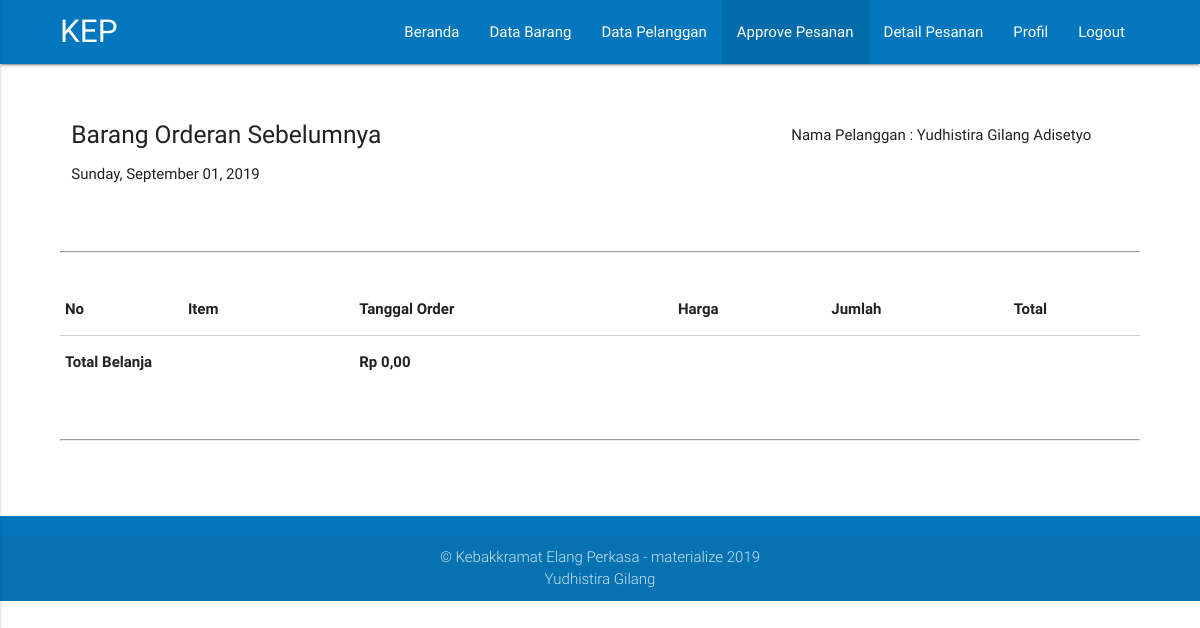
/admin/pesanan_sebelum.php?user_id=4 (signed in), run on an earlier commit of the app's database.
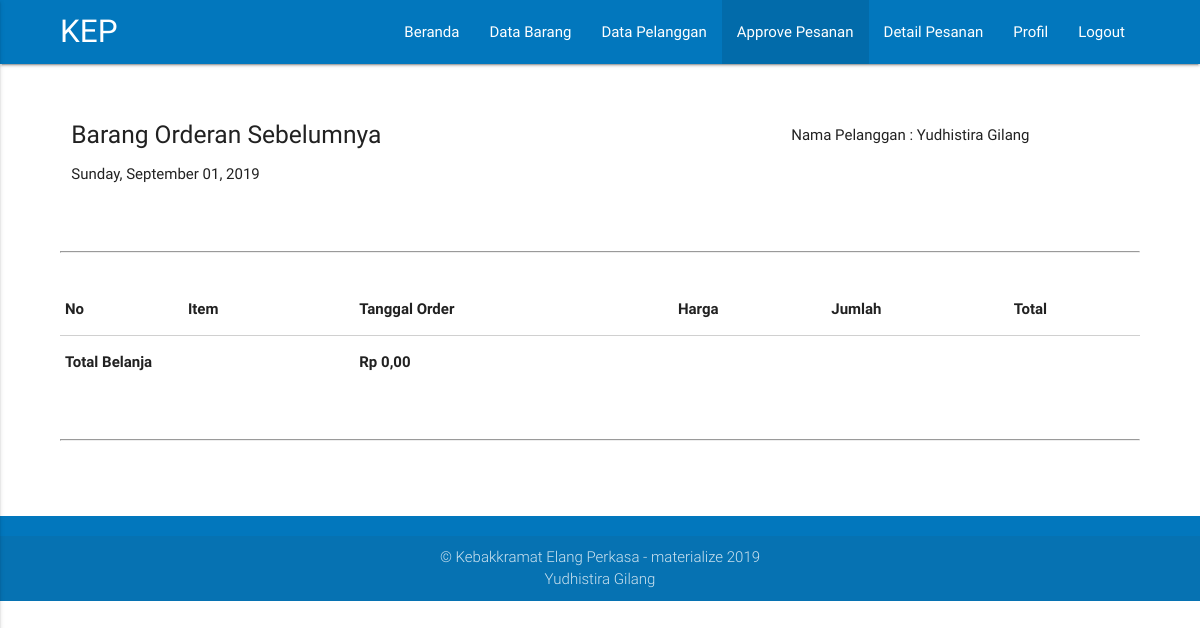
And on a later commit of the database.
### tables this page shows
CREATE TABLE `users`  (
  `user_id` int(11) NOT NULL AUTO_INCREMENT,
  `user_email` varchar(1000) NOT NULL,
  `user_password` varchar(1000) NOT NULL,
  `user_firstname` varchar(1000) NOT NULL,
  `user_lastname` varchar(1000) NOT NULL,
  `user_address` varchar(1000) NOT NULL,
  `user_level` int(1) NULL DEFAULT NULL,
  PRIMARY KEY (`user_id`) USING BTREE
);

### admin/pesanan_sebelum.php (the view, shortened to what this page needs)
<?php
	include('../config.php');
	function rupiah($angka){
		$hasil_rupiah = "Rp " . number_format($angka,2,',','.');
		return $hasil_rupiah;
	}
	$user_id = $_GET['user_id'];
	$stmt = $conn->prepare('SELECT * FROM users WHERE user_id =:user_id');
	$stmt->execute(array(':user_id'=>$user_id));
	$data_user = $stmt->fetch(PDO::FETCH_ASSOC);
?>
<!DOCTYPE html>
<html>
<head>
	<link rel="stylesheet" type="text/css" href="../asset/css/materialize.min.css">
	<link rel="stylesheet" type="text/css" href="../asset/css_pribadi.css">
</head>
<body>
		<nav class="light-blue darken-3">
		<div class="container_body">
			<div class="nav-wrapper">
				<a href="index.php" class="brand-logo">KEP</a>
				<ul class="right hide-on-med-and-down">
					<li><a href="index.php">Beranda</a></li>
					<li><a href="barang.php">Data Barang</a></li>
					<li><a href="pelanggan.php">Data Pelanggan</a></li>
					<li class="active"><a href="approve_pesanan.php">Approve Pesanan</a></li>
					<li><a href="pesanan.php">Detail Pesanan</a></li>
					<li><a href="profil.php">Profil</a></li>
					<li><a href="logout.php">Logout</a></li>
				</ul>
			</div>
		</div>
		</nav>
	<br><br>
	<div class="container_body">
		<div class="row">
			<div class="col s12 m8 l8 white">
				<h5>Barang Orderan Sebelumnya</h5>
				<p>
					<?php
			        	$Today=date('y:m:d');
			        	$new=date('l, F d, Y',strtotime($Today));
			        	echo $new;
		            ?>
				</p>
			</div>
			<div class="col s12 m4 l4 white">
				<p>
					<?php echo "Nama Pelanggan : ".$data_user['user_firstname']." ".$data_user['user_lastname']; ?>
				</p>
			</div>
		</div>
		<br>
		<hr>
		<br>
		<div class="row">
			<table class="responsive-table">
				<thead>
					<tr>
						<th>No</th>
						<th>Item</th>
						<th>Tanggal Order</th>
						<th>Harga</th>
						<th>Jumlah</th>
						<th>Total</th>
					</tr>
				</thead>
				<tbody>
					<?php
						$grand_total=0;
					?>
						<tr>
							<td colspan="2"><b>Total Belanja</b></td>
							<td colspan="3"><b><?php echo rupiah($grand_total); ?></b></td>
						</tr>
				</tbody>
			</table>
		</div>
		<br>
		<hr>
		<br>
	</div>
	<br>
	<br>
	<footer class="page-footer light-blue darken-3 black-text">
			<div class="footer-copyright">
				<div class="container center-align">
					&copy; Kebakkramat Elang Perkasa - materialize <?php echo date('Y'); ?>
					<br>
					Yudhistira Gilang
				</div>
			</div>
	</footer>
</body>
</html>

What changed in the data, as far as the page shows it:
changed users "Yudhistira": user_lastname "Gilang Adisetyo" → "Gilang"
